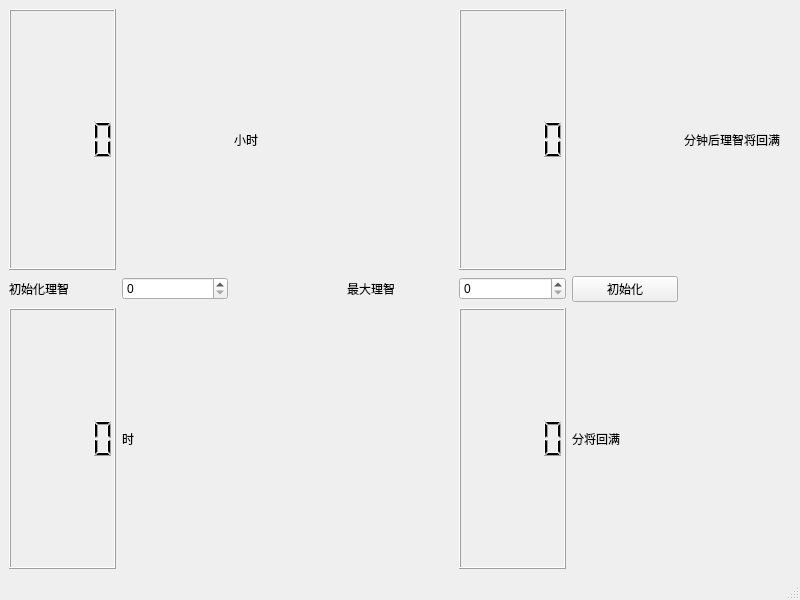
<?xml version="1.0" encoding="UTF-8"?>
<ui version="4.0">
 <class>MainWindow</class>
 <widget class="QMainWindow" name="MainWindow">
  <property name="geometry">
   <rect>
    <x>0</x>
    <y>0</y>
    <width>800</width>
    <height>600</height>
   </rect>
  </property>
  <property name="windowTitle">
   <string>MainWindow</string>
  </property>
  <widget class="QWidget" name="centralwidget">
   <layout class="QGridLayout" name="gridLayout">
    <item row="2" column="5">
     <widget class="QLabel" name="label_5">
      <property name="text">
       <string>分将回满</string>
      </property>
     </widget>
    </item>
    <item row="1" column="4">
     <widget class="QSpinBox" name="spinBoxMax">
      <property name="maximum">
       <number>130</number>
      </property>
     </widget>
    </item>
    <item row="1" column="1">
     <widget class="QSpinBox" name="spinBoxHead">
      <property name="maximum">
       <number>128</number>
      </property>
     </widget>
    </item>
    <item row="1" column="0">
     <widget class="QLabel" name="label_3">
      <property name="text">
       <string>初始化理智</string>
      </property>
     </widget>
    </item>
    <item row="0" column="6">
     <widget class="QLabel" name="label_2">
      <property name="text">
       <string>分钟后理智将回满</string>
      </property>
     </widget>
    </item>
    <item row="2" column="1">
     <widget class="QLabel" name="label_4">
      <property name="text">
       <string>时</string>
      </property>
     </widget>
    </item>
    <item row="2" column="4">
     <widget class="QLCDNumber" name="lcdNumberTimeMin"/>
    </item>
    <item row="1" column="3">
     <widget class="QLabel" name="label_6">
      <property name="text">
       <string>最大理智</string>
      </property>
     </widget>
    </item>
    <item row="2" column="0">
     <widget class="QLCDNumber" name="lcdNumberTimeHour"/>
    </item>
    <item row="0" column="2">
     <widget class="QLabel" name="label">
      <property name="text">
       <string>小时</string>
      </property>
     </widget>
    </item>
    <item row="0" column="0">
     <widget class="QLCDNumber" name="lcdNumberHour">
      <property name="intValue" stdset="0">
       <number>0</number>
      </property>
     </widget>
    </item>
    <item row="0" column="4">
     <widget class="QLCDNumber" name="lcdNumberMin"/>
    </item>
    <item row="1" column="5">
     <widget class="QPushButton" name="pushButton">
      <property name="text">
       <string>初始化</string>
      </property>
     </widget>
    </item>
   </layout>
  </widget>
  <widget class="QMenuBar" name="menubar">
   <property name="geometry">
    <rect>
     <x>0</x>
     <y>0</y>
     <width>800</width>
     <height>26</height>
    </rect>
   </property>
  </widget>
  <widget class="QStatusBar" name="statusbar"/>
 </widget>
 <resources/>
 <connections/>
</ui>
